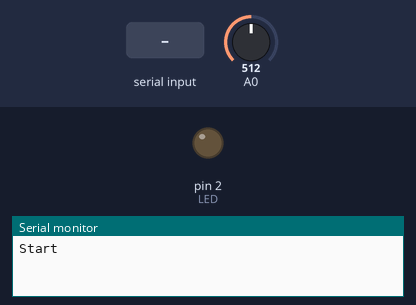
Bench run of a sketch on a simulated Arduino Mega 2560, built with avr-gcc and run on an emulated ATmega2560. On the bench: output pins drawn as LEDs (lit = HIGH), the last lines printed to the serial monitor. Inputs (shaded band) come from the test bench; at power-on: A0 = 512.

Above: at 1.2 s.
1.3 s: ",\n" received over the second serial link
At 2.4 s:
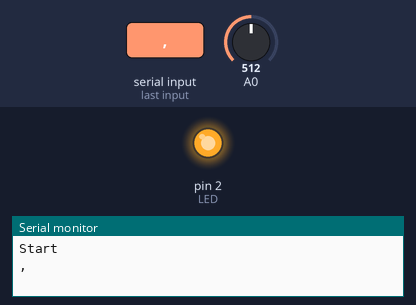
2.8 s: "-\n" received over the second serial link
4.3 s: "a90\n" received over the second serial link
Timing chart, 0 to 7.3 s (numbered marks = the images above; inputs shaded):
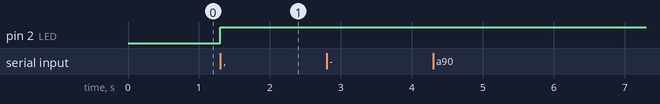

Measured:
- after the input at 1.3 s, pin 2 (LED): LOW → HIGH at once

The sketch:

bluetooth.ino
```cpp
/*
 * Title:        Bluetooth Remote Control
 * Description:  This program is intented to work with a connected
 *               Bluetooth dongle to the robot and an Android phone
 *               running Blueberry application
 * Author:       Karl Kangur <karl.kangur@gmail.com>
 * Version:      1.0
 * Website:      github
 */
#define LED 2

char serialData[32];
byte com = 0, error = 0, timerCounter = 0;
boolean connected;

void setup()
{
  pinMode(LED, OUTPUT);
  // the bluetooth dongle communicates at 9600 baud only
  Serial.begin(9600);
  Serial1.begin(38400);
  Serial.println("Start");
}

void loop()
{
  if(Serial1.available() > 0)
  {
    digitalWrite(LED, HIGH);
    connected = true;
    // clear timeout
    com = timerCounter;

    Serial1.readBytesUntil('\n', serialData, 31);
    Serial.println(serialData);
    switch(serialData[0])
    {
      Serial.println(serialData);
    case 0:
      Serial1.println(0);
      break;
    case 'a':
      // use as a small and slow oscilloscope
      int pin;
      if(parseCommand(serialData, &pin, 1) && pin >= 0 && pin <= 7)
      {
        // stop loop by sending something to the robot
        while(!Serial1.available() && connected)
        {
          Serial1.println(analogRead(pin));
        }
      }
      else
      {
        Serial1.println("Error while setting ADC pin");
      }
      break;
    case 's':
      // set left and right motor speeds
      int speed[2];
      if(parseCommand(serialData, speed, 2))
      {
        setSpeed(speed[0], speed[1]);
        Serial1.println("New speed set");
      }
      else
      {
        Serial1.println("Error while setting new speed");
      }
      break;
    case 'i':
      // inform about robot
      Serial1.println("Zygote 1.0");
      break;
    case 'r':
      // quickly stop
      reset();
      Serial1.println("Robot reset");
      break;
    default:
      // inform user of non existing command
      Serial1.println("Command not recognised");
    }

    // clear serialData array
    memset(serialData, 0, sizeof(serialData));
  }
}

void reset()
{
  connected = false;
  setSpeed(0, 0);
}

/**
 * This function makes ints out of the received serial data, the 2 first
 * characters are not counted as they consist of the command character and
 * a comma separating the first variable.
 *
 * @params command The whole serial data received as an address
 * @params returnValues The array where the return values go as an address
 * @params returnNumber The number of values to set inside the returnValues variable
 */
boolean parseCommand(char* command, int* returnValues, byte returnNumber)
{
  // parsing state machine
  byte i = 1, j = 0, sign = 0, ch = 0, number;
  int temp = 0;
  while(i++)
  {
    switch(*(command + i))
    {
    case '\0':
    case ',':
      // set return value
      if(ch != 0)
      {
        returnValues[j++] = sign?-temp:temp;
        sign = 0;
        temp = 0;
        ch = 0;
      }
      else
      {
        return false;
      }
      break;
    case '-':
      sign = 1;
      break;
    default:
      // convert string to int
      number = *(command + i) - '0';
      if(number < 0 || number > 9)
      {
        return false;
      }
      temp = temp * 10 + number;
      ch++;
    }

    // enough return values have been set
    if(j == returnNumber)
    {
      return true;
    }
    // end of command reached
    else if(*(command + i) == '\0')
    {
      return false;
    }
  }
}

ISR(TIMER2_OVF_vect)
{
}

void setSpeed(int left, int right)
{
}
```
